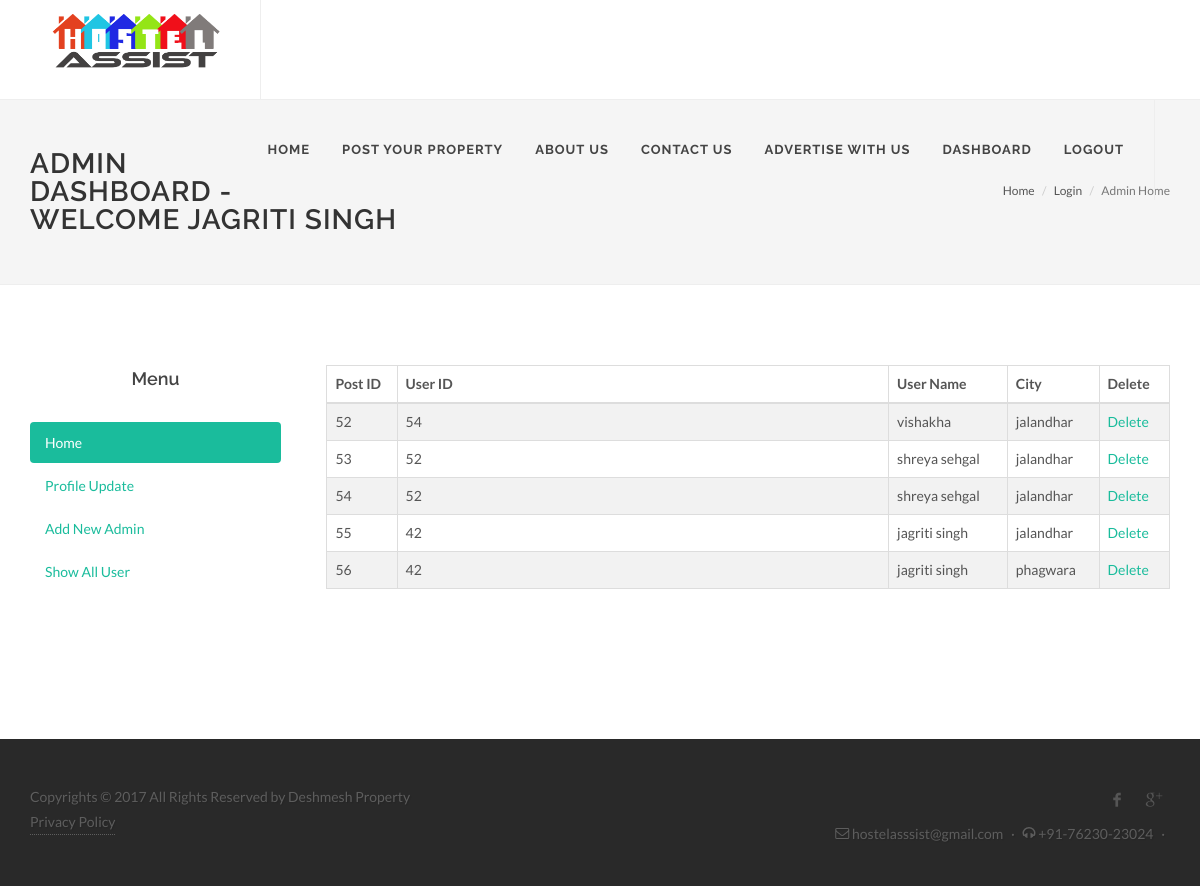
/admindashboard.php (signed in), run on the app's committed database.
### tables this page shows
CREATE TABLE IF NOT EXISTS `users` (
  `id` int(10) unsigned NOT NULL AUTO_INCREMENT,
  `role_id` int(10) unsigned NOT NULL DEFAULT '2',
  `name` varchar(255) DEFAULT NULL,
  `email` varchar(255) NOT NULL,
  `mobile` varchar(25) NOT NULL,
  `password` varchar(255) NOT NULL,
  `status` tinyint(1) NOT NULL DEFAULT '1',
  `ver_code` varchar(200) DEFAULT NULL,
  `verified` int(2) NOT NULL DEFAULT '0',
  `created` datetime DEFAULT CURRENT_TIMESTAMP,
  `passwordreset` varchar(100) DEFAULT NULL,
  `modified` datetime DEFAULT CURRENT_TIMESTAMP ON UPDATE CURRENT_TIMESTAMP,
  PRIMARY KEY (`id`),
  UNIQUE KEY `email` (`email`),
  UNIQUE KEY `mobile` (`mobile`),
  KEY `role_id` (`role_id`)
);

CREATE TABLE IF NOT EXISTS `houses` (
  `post_id` int(10) NOT NULL AUTO_INCREMENT,
  `user_id` int(10) unsigned NOT NULL,
  `type` tinyint(2) NOT NULL,
  `availablemonth` tinyint(2) NOT NULL,
  `address` varchar(200) NOT NULL,
  `city` varchar(35) NOT NULL,
  `furnished` tinyint(2) NOT NULL,
  `bedroom` tinyint(2) NOT NULL DEFAULT '0',
  `kitchen` tinyint(2) NOT NULL DEFAULT '0',
  `washroom` tinyint(2) NOT NULL DEFAULT '0',
  `ac` tinyint(2) NOT NULL DEFAULT '0',
  `cooler` tinyint(2) NOT NULL DEFAULT '0',
  `fridge` tinyint(2) NOT NULL DEFAULT '0',
  `wifi` tinyint(2) NOT NULL DEFAULT '0',
  `waterpurifier` tinyint(2) NOT NULL DEFAULT '0',
  `geyser` tinyint(2) NOT NULL DEFAULT '0',
  `inverter` tinyint(2) NOT NULL DEFAULT '0',
  `tv` tinyint(2) NOT NULL DEFAULT '0',
  `parking` tinyint(2) NOT NULL DEFAULT '0',
  `security` tinyint(2) NOT NULL DEFAULT '0',
  `other` varchar(200) NOT NULL,
  `image1` text NOT NULL,
  `image2` text NOT NULL,
  `image3` text NOT NULL,
  `image4` text NOT NULL,
  `showaddress` tinyint(2) NOT NULL DEFAULT '0',
  `price` int(10) NOT NULL,
  `status` tinyint(2) NOT NULL DEFAULT '1',
  `created` datetime NOT NULL DEFAULT CURRENT_TIMESTAMP,
  `modified` datetime NOT NULL DEFAULT CURRENT_TIMESTAMP ON UPDATE CURRENT_TIMESTAMP,
  `pincode` int(11) NOT NULL,
  PRIMARY KEY (`post_id`),
  KEY `user_id` (`user_id`)
);

### admindashboard.php (the view, shortened to what this page needs)
<?php require_once('header.php'); ?>
		<?php
	require 'databaseconfig.php';
	try {
    $conn = new PDO("mysql:host=$servername;dbname=$dbname", $username, $password);
    $conn->setAttribute(PDO::ATTR_ERRMODE, PDO::ERRMODE_EXCEPTION);
    $stmt = $conn->prepare("SELECT post_id,user_id,city,users.name FROM houses,users where houses.user_id=users.id && houses.status=1");
    $stmt->execute();
    $row=$stmt->fetchAll();
		}
	catch(PDOException $e) {
    	echo "Error: " . $e->getMessage();
    }
    $query="SELECT name FROM users where id=".$_SESSION['id'];
 	$stmt = $conn->prepare("$query");
    $stmt->execute();
    $ans=$stmt->fetchAll();
   ?>
		<section id="page-title">
			<div class="container clearfix">
				<h1>Admin Dashboard - Welcome <?php echo $ans[0][0]; ?></h1>
				<ol class="breadcrumb">
					<li><a href="index.php">Home</a></li>
					<li><a href="login-register.php">Login</a></li>
					<li class="active">Admin Home</li>
				</ol>
			</div>
		</section>
		<section id="content">
			<div class="content-wrap">
				<div class="container clearfix">
					<div class="col_one_fourth">
					<h4 align="center">Menu</h4>
					<ul class="nav nav-pills nav-stacked" style="max-width: 300px;">
					<li class="active"><a href="admindashboard.php">Home</a></li>
					<li><a href="update-admin-profile.php">Profile Update</a></li>
					<li><a href="add-new-admin.php">Add New Admin</a></li>
					<li><a href="show-all-users.php">Show All User</a></li>
					</ul>
					</div>
					<div class="col_three_fourth col_last">
					<div class="table-responsive">
							<table class="table table-bordered table-striped">
							  <colgroup>
								<col class="col-xs-1">
								<col class="col-xs-7">
							  </colgroup>
							  <thead>
								<tr>
								  <th>Post ID</th>
								  <th>User ID</th>
								  <th>User Name</th>
								  <th>City </th>
								  <th>Delete</th>
								</tr>
							  </thead>
							  <tbody>
							  <?php $counter=0 ?>
							  <?php foreach ($row as $key =>$value) : ?>
							  <tr>
							  <td><?php echo $row[$counter][0];?></td>
							  <td><?php echo $row[$counter][1];?></td>
							  <td><?php echo $row[$counter][3];?></td>
							  <td><?php echo $row[$counter][2];?></td>
							  <td><a href=<?php echo '"deletepost.php?id='.$row[$counter][0].'"'; ?>>Delete</a></td>
									<?php $counter++;?>
							  </tr>
							  <?php  endforeach; ?>
							  </tbody>
							  </table>
					</div>
			</div>
				</div>
		</section>
		<?php require_once('footer.php'); ?>

### css/dark.css (style rules this page uses)
.dark .table-striped > tbody > tr:nth-child(odd) > td, .dark .table-striped > tbody > tr:nth-child(odd) > th, .table-striped > tbody > tr:nth-child(odd) { background-color: rgba(0,0,0,0.05); }

### data on the page
users: name "JAGRITI SINGH"
houses: post_id "52", user "54", user.name "vishakha", city "jalandhar"
houses: post_id "53", user "52", user.name "shreya sehgal", city "jalandhar"
houses: post_id "54", user "52", user.name "shreya sehgal", city "jalandhar"
houses: post_id "55", user "42", user.name "jagriti singh", city "jalandhar"
houses: post_id "56", user "42", user.name "jagriti singh", city "phagwara"
